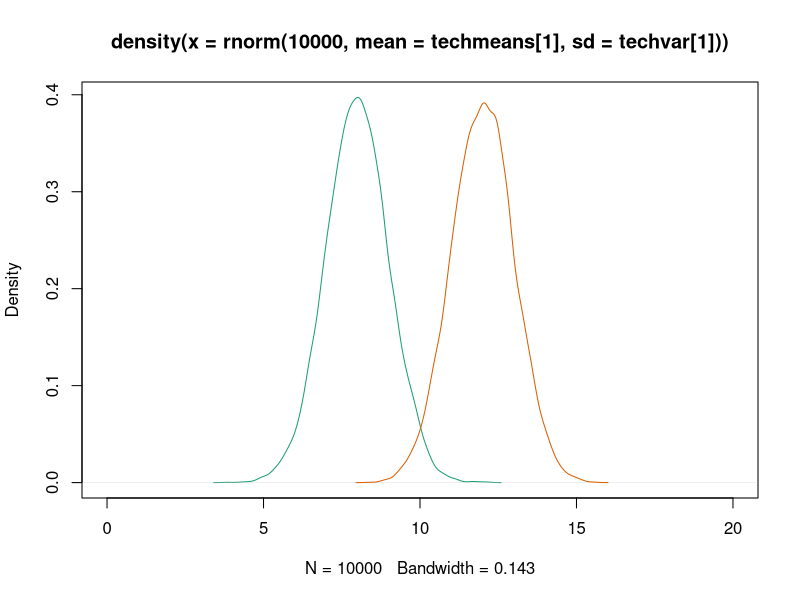
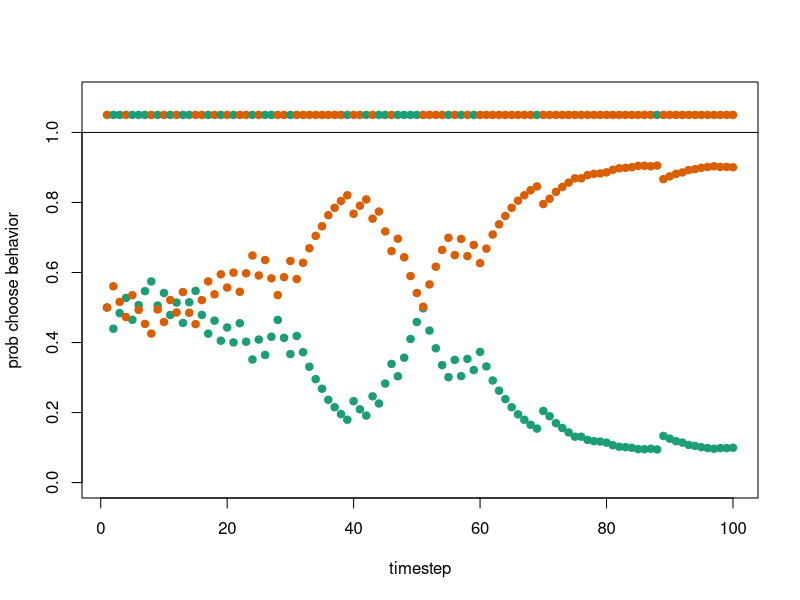
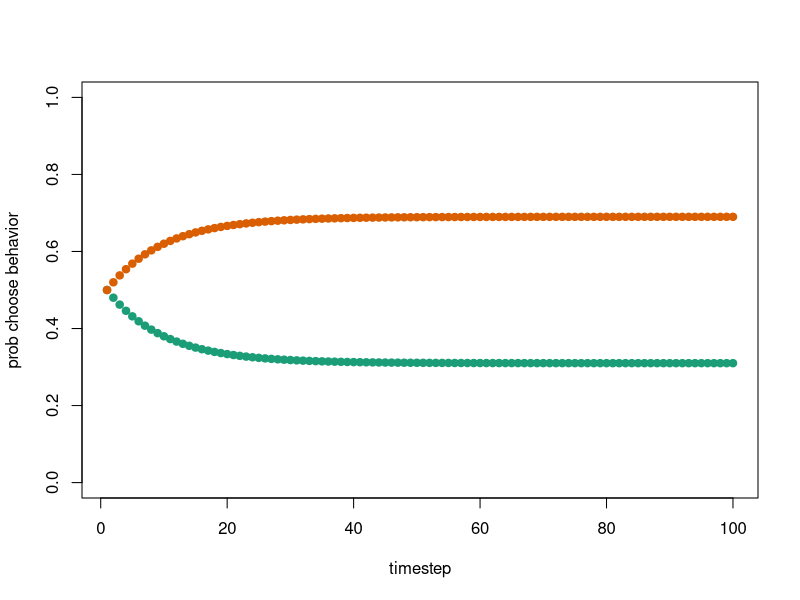
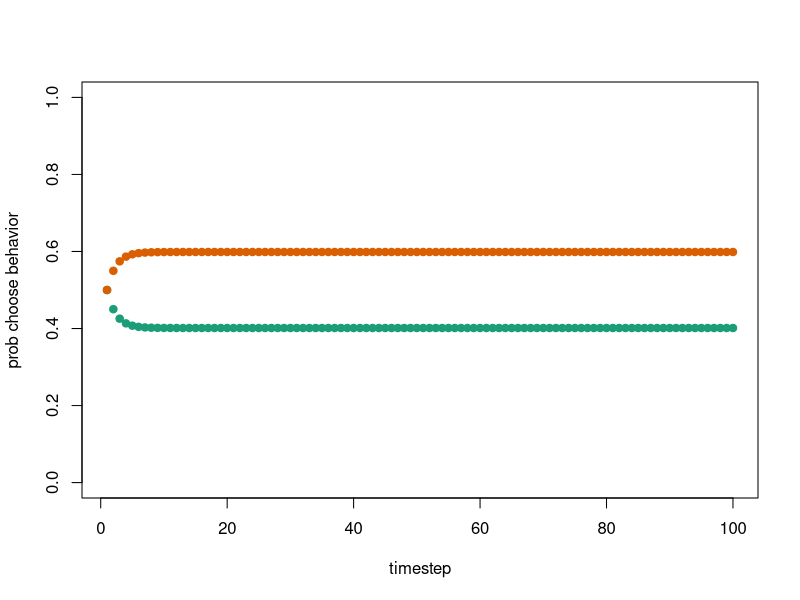
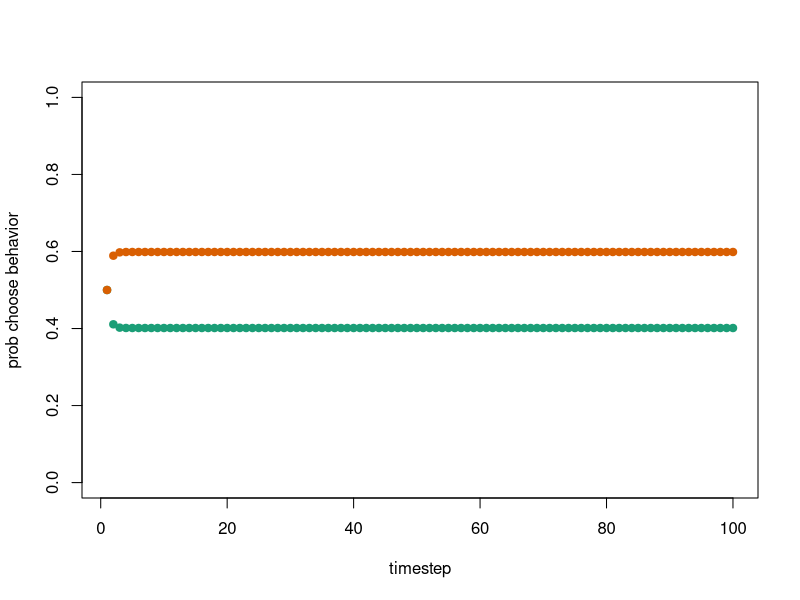
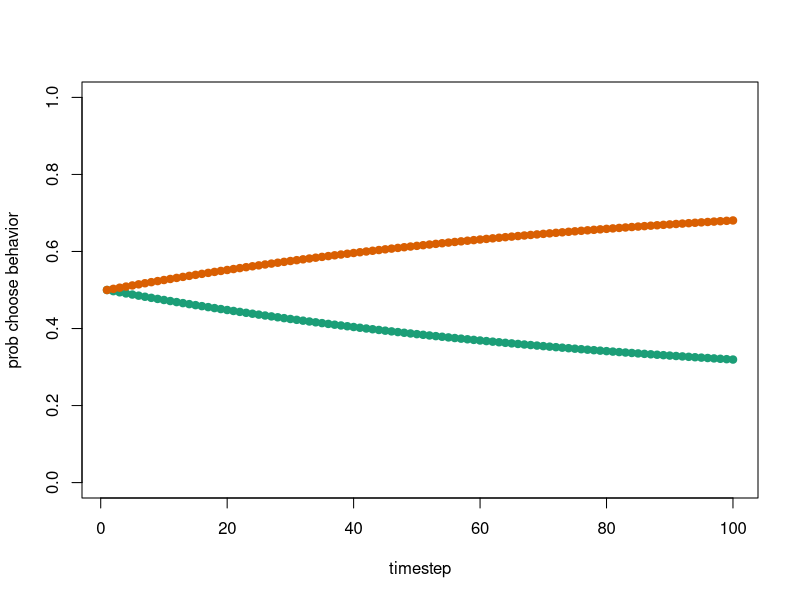
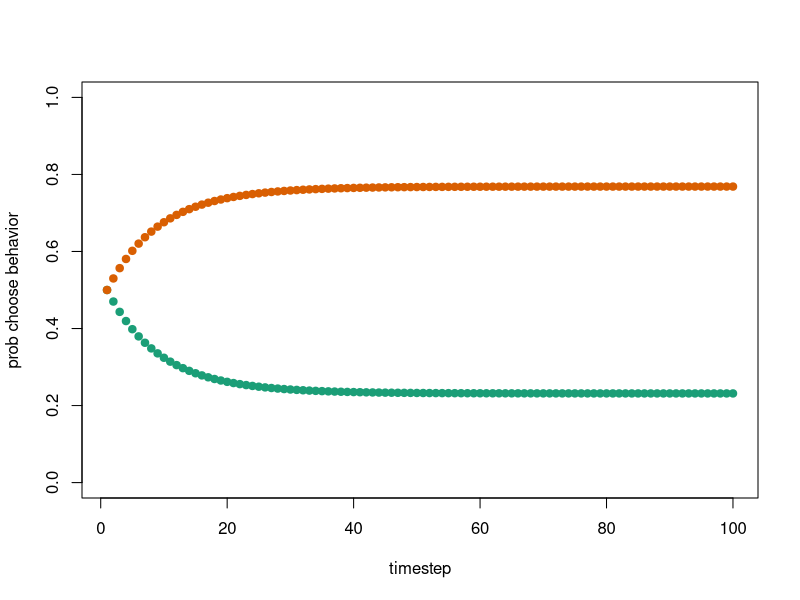
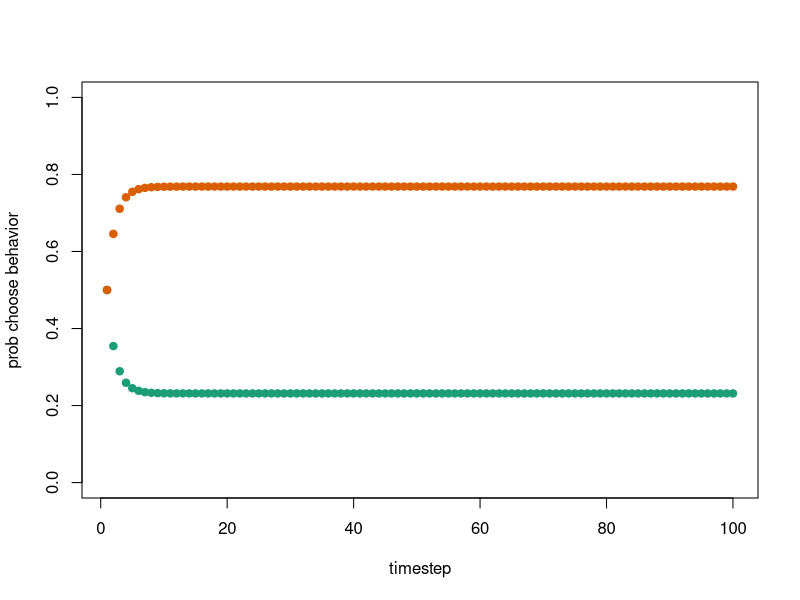

These charts were generated, in order, by the following R code:
###let's do an individual learning sim from first principals using EWA model.
##we can start with a continuous simulation, and add agents and heterogeneity later

######Functions

######create a softmax function to simply code
Softmax <- function(x){
  exp(x)/sum(exp(x))
}

#color palate
col.pal <- c("#1B9E77", "#D95F02")
# green (low payoff) and red (high payoff)

#simulate data set conditions
dsim <- data.frame( timestep=0 , tech=0 , payoff_i1=0 , payoff_i2=0, A1=0 , A2=0 , Pr1=0 , Pr2=0)
timesteps <- 100 # number of timesteps (t), in snail example, every interaction with a snail is a new timestep
phi <- 0.1 # low is more reliance on past memory and high is reliance on recent experience (0-1)
lambda <- 0.2 # sensitivity to differences in attraction, low is insensitive (0 is no attention to differences in attraction score, equal chance to pick each behavior), higher is more sensitive (0-infinity)
techmeans <- c(8,12) # pay offs of behaviors 1 and 2 
techvar <- c(1,1) # variance in pay offs of behavior across time steps
#visualize how hard to learn
plot(density(rnorm( 10000, mean=techmeans[1] , sd=techvar[1] ) ) ,col=col.pal[1] , xlim=c(0,20)) 
lines(density(rnorm( 10000, mean=techmeans[2] , sd=techvar[2] ) ) ,col=col.pal[2]) 

AC <- matrix(0,nrow=timesteps,ncol=2) 	

##simulated data for one discreet individual

for (t in 1:timesteps){
    prtech_i <-  Softmax(lambda*AC[t,]) #calculate probability of performing a behavior at this timestep
    tech <- sample( 1:2 , size=1 , prob=prtech_i) # sample a behavior with prtech_i
    payoff <- rnorm( 1 , mean=techmeans[tech] , sd=techvar[tech] ) #draw a behavior of tech=k with specified mean and SD, realized choice
    obs_payoffs_t <- rep(0,2) #initialize observed payoffs vector
    obs_payoffs_t[tech] <- payoff #populate with each observed payoff
    
    dsim[t,] <- c(  t , tech , obs_payoffs_t[1] , obs_payoffs_t[2] , AC[t,1] , AC[t,2] ,  prtech_i[1] , prtech_i[2] )
    
    # update attractions for next timestep t + 1, don't do on final round
     if(t<timesteps){ 
      for (k in 1:2){
        AC[t+1,k] <- (1-phi)*AC[t,k] + phi*obs_payoffs_t[k]
      }
    }
  }

#below plots sim
plot(dsim$Pr1~dsim$timestep , col=col.pal[1] , pch=19 , xlab="timestep" , ylab="prob choose behavior", ylim=c(0,1.1) ) 
points(dsim$Pr2~dsim$timestep,col=col.pal[2],pch=19 )
points(rep(1.05,timesteps) ~ dsim$timestep,col=col.pal[dsim$tech],pch=19 )
abline(h=1)

####### mean dynamics of model i, no variance, just a numerical solution
dsim2 <- data.frame( timestep=0 , A1=0 , A2=0 , Pr1=0 , Pr2=0)

for (t in 1:timesteps){
  prtech_i <-  Softmax(lambda*AC[t,]) #calculate probability of performing a behavior at this timestep
  obs_payoffs_t <- techmeans #initialize observed payoffs vector

  dsim2[t,] <- c(  t , AC[t,1] , AC[t,2] ,  prtech_i[1] , prtech_i[2] )
  
  # update attractions for next timestep t + 1, don't do on final round
  if(t<timesteps){ 
    for (k in 1:2){
      AC[t+1,k] <- (1-phi)*AC[t,k] + phi*obs_payoffs_t[k]
    }
  }
}

#below plots sims
plot(dsim2$Pr1~dsim2$timestep , col=col.pal[1] , pch=19 , xlab="timestep" , ylab="prob choose behavior", ylim=c(0,1) ) 
points(dsim2$Pr2~dsim2$timestep,col=col.pal[2],pch=19 )


###lets write a simple function to plot dynamics on average

sim_reinf_learn <- function(phi,lambda){
  techmeans <- c(8,12)
  timesteps <- 100
  dsim2 <- data.frame( timestep=0 , A1=0 , A2=0 , Pr1=0 , Pr2=0)
  
  for (t in 1:timesteps){
    prtech_i <-  Softmax(lambda*AC[t,]) #calculate probability of performing a behavior at this timestep
    obs_payoffs_t <- techmeans #initialize observed payoffs vector
    dsim2[t,] <- c(  t , AC[t,1] , AC[t,2] ,  prtech_i[1] , prtech_i[2] )
    # update attractions for next timestep t + 1, don't do on final round
    if(t<timesteps){ 
      for (k in 1:2){
        AC[t+1,k] <- (1-phi)*AC[t,k] + phi*obs_payoffs_t[k]
      }
    }
  }
  #below plots sims
  plot(dsim2$Pr1~dsim2$timestep , col=col.pal[1] , pch=19 , xlab="timestep" , ylab="prob choose behavior", ylim=c(0,1) ) 
  points(dsim2$Pr2~dsim2$timestep,col=col.pal[2],pch=19 )
  
}

##run some functions to explore average dynamics across simulation space
sim_reinf_learn(phi=0.5,lambda=0.1)
sim_reinf_learn(phi=0.9,lambda=0.1)
sim_reinf_learn(phi=0.01,lambda=0.3)
sim_reinf_learn(phi=0.1,lambda=0.3)
sim_reinf_learn(phi=0.5,lambda=0.3)
sim_reinf_learn(phi=0.1,lambda=1)
sim_reinf_learn(phi=0.9,lambda=1)

######### From down here Zoë's experimental space ############
# general set-up (including looping over individuals)

######create a softmax function to simply code
Softmax <- function(x){
  exp(x)/sum(exp(x))
}

#color palate
col.pal <- c("#1B9E77", "#D95F02")
# green (low payoff) and red (high payoff)

# Things that don't vary
individuals <- 20 # number of individuals 
timesteps <- 100 # number of timesteps (t), in snail example, every interaction with a snail is a new timestep

####### Loop over individuals, individuals all the same ######
# other parameters
phi <- 0.1 # low is more reliance on past memory and high is reliance on recent experience (0-1)
lambda <- 0.2 # sensitivity to differences in attraction, low is insensitive (0 is no attention to differences in attraction score, equal chance to pick each behavior), higher is more sensitive (0-infinity)
techmeans <- c(8,12) # pay offs of behaviors 1 and 2 
techvar <- c(1,1) # variance in pay offs of behavior across time steps

##simulated data looping over individuals
AR <- array(0 , dim=c( nrow=timesteps , 2 , individuals ) )
dsim <- data.frame(individual = 0, timestep=0 , tech=0 , payoff_i1=0 , payoff_i2=0, A1=0 , A2=0 , Pr1=0 , Pr2=0)
therow <- 1

# run loop
for (t in 1:timesteps){
  for (i in 1:individuals) {
    prtech_i <-  Softmax(lambda*AR[t,,i]) #calculate probability of performing a behavior at this timestep
    tech <- sample( 1:2 , size=1 , prob=prtech_i) # sample a behavior with prtech_i
    payoff <- rnorm( 1 , mean=techmeans[tech] , sd=techvar[tech] ) #draw a behavior of tech=k with specified mean and SD, realized choice
    obs_payoffs_t <- rep(0,2) #initialize observed payoffs vector
    obs_payoffs_t[tech] <- payoff #populate with each observed payoff
  
    dsim[therow,] <- c(i,  t , tech , obs_payoffs_t[1] , obs_payoffs_t[2] , AR[t,1,i] , AR[t,2,i] ,  prtech_i[1] , prtech_i[2] )
    therow <- therow + 1
    # update attractions for next timestep t + 1, don't do on final round
    if(t<timesteps){ 
      for (k in 1:2){
        AR[t+1,k,i] <- (1-phi)*AR[t,k,i] + phi*obs_payoffs_t[k]
      }
    }
  }
}

#below plots sim
for (i in 1:individuals) {
  plot(dsim$Pr1[dsim$individual == i] ~dsim$timestep[dsim$individual == i] , col=col.pal[1] , pch=19 , xlab="timestep" , ylab="prob choose behavior", ylim=c(0,1.1) ) 
  points(dsim$Pr2[dsim$individual == i]~dsim$timestep[dsim$individual == i],col=col.pal[2],pch=19 )
  points(rep(1.05,timesteps) ~ dsim$timestep[dsim$individual == i],col=col.pal[dsim$tech[dsim$individual == i]],pch=19 )
  abline(h=1)
} 

###### Varying phi per individual ########
# other parameters
# Varying phi
logit <- function(p){
  (log(p/(1-p)))
}

logistic <- function(x){
  (1/(1+exp(-x)))
}

phi.sim <- logit(0.25) #population mean phi based on previous simulations with vervets/capuchins/etc (see payoff bias paper Brendan)
phi.sim_i <- rnorm(individuals, mean = 0, sd = 0.7) # can set standard deviation
phi_id <- round(logistic(phi.sim +phi.sim_i), digits=2)

##simulated data looping over individuals
AR <- array(0 , dim=c( nrow=timesteps , 2 , individuals ) )
dsim <- data.frame(individual = 0, timestep=0 , tech=0 , payoff_i1=0 , payoff_i2=0, A1=0 , A2=0 , Pr1=0 , Pr2=0)
therow <- 1

# run loop
for (t in 1:timesteps){
  for (i in 1:individuals) {
    prtech_i <-  Softmax(lambda*AR[t,,i]) #calculate probability of performing a behavior at this timestep
    tech <- sample( 1:2 , size=1 , prob=prtech_i) # sample a behavior with prtech_i
    payoff <- rnorm( 1 , mean=techmeans[tech] , sd=techvar[tech] ) #draw a behavior of tech=k with specified mean and SD, realized choice
    obs_payoffs_t <- rep(0,2) #initialize observed payoffs vector
    obs_payoffs_t[tech] <- payoff #populate with each observed payoff
    
    dsim[therow,] <- c(i,  t , tech , obs_payoffs_t[1] , obs_payoffs_t[2] , AR[t,1,i] , AR[t,2,i] ,  prtech_i[1] , prtech_i[2])
    therow <- therow + 1
    # update attractions for next timestep t + 1, don't do on final round
    if(t<timesteps){ 
      for (k in 1:2){
        AR[t+1,k,i] <- (1-phi_id[i])*AR[t,k,i] + phi_id[i]*obs_payoffs_t[k]
      }
    }
  }
}

#plotting sims
for (i in 1:individuals) {
  plot(dsim$Pr1[dsim$individual == i] ~dsim$timestep[dsim$individual == i] , col=col.pal[1] , pch=19 , xlab="timestep" , ylab="prob choose behavior", ylim=c(0,1.1) ) 
  points(dsim$Pr2[dsim$individual == i]~dsim$timestep[dsim$individual == i],col=col.pal[2],pch=19 )
  points(rep(1.05,timesteps) ~ dsim$timestep[dsim$individual == i],col=col.pal[dsim$tech[dsim$individual == i]],pch= 19)
  abline(h=1)
  title(main = paste("id =", i, ", lambda =", lambda, ", phi =", round(phi_id[i],2)))
} 

#### Payoffs of behaviors switching halfway through ####
# introducing change in payoff
techmeans_bas <- c(8,12) # pay offs of behaviors 1 and 2 baseline
techmeans_exp <- c(12,8) # pay offs switched (experiment)

##simulated data looping over individuals
AR <- array(0 , dim=c( nrow=timesteps , 2 , individuals ) )
dsim <- data.frame(individual = 0, timestep=0 , tech=0 , payoff_i1=0 , payoff_i2=0, A1=0 , A2=0 , Pr1=0 , Pr2=0)
therow <- 1

for (t in 1:timesteps){
  for (i in 1:individuals) {
    prtech_i <-  Softmax(lambda*AR[t,,i]) #calculate probability of performing a behavior at this timestep
    tech <- sample( 1:2 , size=1 , prob=prtech_i) # sample a behavior with prtech_i
    techmeans <- if(t > timesteps/2) {techmeans_exp} else {techmeans_bas}
    payoff <- rnorm( 1 , mean=techmeans[tech] , sd=techvar[tech] ) #draw a behavior of tech=k with specified mean and SD, realized choice
    obs_payoffs_t <- rep(0,2) #initialize observed payoffs vector
    obs_payoffs_t[tech] <- payoff #populate with each observed payoff
    
    dsim[therow,] <- c(i,  t , tech , obs_payoffs_t[1] , obs_payoffs_t[2] , AR[t,1,i] , AR[t,2,i] ,  prtech_i[1] , prtech_i[2] )
    therow <- therow + 1
    # update attractions for next timestep t + 1, don't do on final round
    if(t<timesteps){ 
      for (k in 1:2){
        AR[t+1,k,i] <- (1-phi_id[i])*AR[t,k,i] + phi_id[i]*obs_payoffs_t[k]
      }
    }
  }
}

##plot sims
for (i in 1:individuals) {
  plot(dsim$Pr1[dsim$individual == i] ~dsim$timestep[dsim$individual == i] , col=col.pal[1] , pch=19 , xlab="timestep" , ylab="prob choose behavior", ylim=c(0,1.1) ) 
  points(dsim$Pr2[dsim$individual == i]~dsim$timestep[dsim$individual == i],col=col.pal[2],pch=19 )
  points(rep(1.05,timesteps) ~ dsim$timestep[dsim$individual == i],col=col.pal[dsim$tech[dsim$individual == i]],pch= 19)
  abline(h=1)
  abline(v = timesteps/2, lty = 2)
  title(main = paste("id =", i, ", lambda =", lambda, ", phi =", round(phi_id[i],2)))
} 

##### Using efficiency rather than absolute payoffs ####
# use efficiency rather than absolute payoffs (the techmeans from before). Find this more intuitive, so chance of opening snail, when payoff of snail flesh is the same
techprsucceed_bas <- c(0.50, 0.95)
techprsucceed_exp <- c(0.50, 0.01)
lambda = 1 #needs to be high to see variation

##simulated data looping over individuals
AR <- array(0 , dim=c( nrow=timesteps , 2 , individuals ) )
dsim <- data.frame(individual = 0, timestep=0 , tech=0 , payoff_i1=0 , payoff_i2=0, A1=0 , A2=0 , Pr1=0 , Pr2=0, succeed = 0)
therow <- 1

for (t in 1:timesteps){
  for (i in 1:individuals) {
    prtech_i <-  Softmax(lambda*AR[t,,i]) #calculate probability of performing a behavior at this timestep
    tech <- sample( 1:2 , size=1 , prob=prtech_i) # sample a behavior with prtech_i
    succeed <- if (t > timesteps/2) {sample(rbinom(1,1,techprsucceed_exp[tech]))} else {sample(rbinom(1,1,techprsucceed_bas[tech]))} #introduce sample whether it was successful
    payoff <- succeed # right now the payoff is 1 or 0, so succeed yes or no. Can still change this (to also account for time needed to get payoff for ex)
    obs_payoffs_t <- rep(0,2) #initialize observed payoffs vector
    obs_payoffs_t[tech] <- payoff #populate with each observed payoff
    dsim[therow,] <- c(i,  t , tech , obs_payoffs_t[1] , obs_payoffs_t[2] , AR[t,1,i] , AR[t,2,i] ,  prtech_i[1] , prtech_i[2], succeed )
    therow <- therow + 1
    # update attractions for next timestep t + 1, don't do on final round
    if(t<timesteps){ 
      for (k in 1:2){
        AR[t+1,k,i] <- (1-phi_id[i])*AR[t,k,i] + phi_id[i]*obs_payoffs_t[k]
      }
    }
  }
}

##plot sims
# add points showing whether succeeded or not (empty circle is not succeed, filled is succeed)
pch.pal <- c(1,19)

for (i in 1:individuals) {
  plot(dsim$Pr1[dsim$individual == i] ~dsim$timestep[dsim$individual == i] , col=col.pal[1] , pch=19 , xlab="timestep" , ylab="prob choose behavior", ylim=c(0,1.1) ) 
  points(dsim$Pr2[dsim$individual == i]~dsim$timestep[dsim$individual == i],col=col.pal[2],pch=19 )
  points(rep(1.05,timesteps) ~ dsim$timestep[dsim$individual == i],col=col.pal[dsim$tech[dsim$individual == i]],pch= pch.pal[1 + dsim$succeed[dsim$individual == i]])
  abline(h=1)
  abline(v = timesteps/2, lty = 2)
  title(main = paste("id =", i, ", lambda =", lambda, ", phi =", round(phi_id[i],2)))
} 

## To make PDF of output
pdf("freq_sims_zg.pdf", width = 9, height = 11)
par(mfrow=c(5,2)) #sets number of rows and columns per page, could also change margins
par(cex = 0.5)

#plot code here

dev.off()


##### Function to show deterministic simulation (average) #####
AC <- matrix(0,nrow=timesteps,ncol=2) 	

sim_reinf_learn <- function(phi,lambda){
  techprsucceed_bas <- c(0.50, 0.95)
  techprsucceed_exp <- c(0.50, 0.01)
  timesteps <- 100
  dsim2 <- data.frame( timestep=0 , A1=0 , A2=0 , Pr1=0 , Pr2=0)
  
  for (t in 1:timesteps){
    prtech_i <-  Softmax(lambda*AC[t,]) #calculate probability of performing a behavior at this timestep
    obs_payoffs_t <- if (t > timesteps/2) {techprsucceed_exp} else {techprsucceed_bas} #initialize observed payoffs vector
    dsim2[t,] <- c(  t , AC[t,1] , AC[t,2] ,  prtech_i[1] , prtech_i[2] )
    # update attractions for next timestep t + 1, don't do on final round
    if(t<timesteps){ 
      for (k in 1:2){
        AC[t+1,k] <- (1-phi)*AC[t,k] + phi*obs_payoffs_t[k]
      }
    }
  }
  #below plots sims
  plot(dsim2$Pr1~dsim2$timestep , col=col.pal[1] , pch=19 , xlab="timestep" , ylab="prob choose behavior", ylim=c(0,1) ) 
  points(dsim2$Pr2~dsim2$timestep,col=col.pal[2],pch=19 )
  abline(v = timesteps/2, lty = 2)
  title(main = paste("lambda =", lambda, ", phi =", phi))
}

##run some functions to explore average dynamics across simulation space
sim_reinf_learn(phi=0.05,lambda=1)
sim_reinf_learn(phi=0.05,lambda=5)
sim_reinf_learn(phi=0.05,lambda=10)
sim_reinf_learn(phi=0.1,lambda=10)
sim_reinf_learn(phi=0.2,lambda=10)
sim_reinf_learn(phi=0.5,lambda=10)

##### Making the nice plot for presentations of average effect at different phi's and lambdas #######

techprsucceed_bas <- c(0.50, 0.95)
techprsucceed_exp <- c(0.50, 0.01)
timesteps <- 100
phi_v <- c(0.05, 0.1, 0.2, 0.5) #vector with phi values
lambda_v <- c(1,5,10)
#add lambda loop on outside

AR <- array(0 , dim=c( nrow=timesteps , 2 , length(phi_v), length(lambda_v)) ) 
dsim2 <- data.frame( timestep=0 , A1=0 , A2=0 , Pr1=0 , Pr2=0, phi =0, lambda =0)
therow <- 1

for (l in 1:length(lambda_v)) { 
  for (p in 1:length(phi_v)) {
    for (t in 1:timesteps){
      prtech_i <-  Softmax(lambda_v[l]*AR[t,,p,l]) #calculate probability of performing a behavior at this timestep
      obs_payoffs_t <- if (t > timesteps/2) {techprsucceed_exp} else {techprsucceed_bas} #initialize observed payoffs vector
      dsim2[therow,] <- c(  t , AR[t,1,p,l] , AR[t,2,p,l] ,  prtech_i[1] , prtech_i[2], phi_v[p], lambda_v[l])
      therow <- therow + 1
      # update attractions for next timestep t + 1, don't do on final round
      if(t<timesteps){ 
        for (k in 1:2){
          AR[t+1,k,p,l] <- (1-phi_v[p])*AR[t,k,p,l] + phi_v[p]*obs_payoffs_t[k]
        }
      }
    }
  }
}
# make variable for probability of high payoff behavior
for (i in 1:nrow(dsim2)) {
  dsim2$Pr_highpay[i] <- if (dsim2$timestep[i] > timesteps/2) {dsim2$Pr1[i]} else {dsim2$Pr2[i]}
}

# make variable for tool use or non tool use is high payoff. Circle is tool use, triangle is pounding
for (i in 1:nrow(dsim2)) {
  dsim2$point_tu[i] <- if (dsim2$timestep[i] < timesteps/2) {19} else {17}
}

# plot for presentation
library(RColorBrewer)
col.pal.phi <- brewer.pal(4, "Set2") #can give palette from r color brewer or do linetypes or both

# save as pdf
pdf("pres_sims_zg.pdf", width = 9, height = 11)
par(mfrow=c(3,1)) #sets number of rows and columns per page, could also change margins
par( mar=c(4,5,2,2))
par(cex = 0.8)

for (l in 1:length(lambda_v)) {
  plot(dsim2$Pr1~dsim2$timestep , col="white" , pch=19 , xlab="timestep" , ylab="prob choose high payoff behavior", ylim=c(0,1.3) ) 
  abline(v = timesteps/2, lty = 2)
  
  for (p in 1:length(phi_v)) {
    points(dsim2$Pr_highpay[dsim2$lambda == lambda_v[l] & dsim2$phi == phi_v[p]]~dsim2$timestep[dsim2$lambda == lambda_v[l] & dsim2$phi == phi_v[p]],col=col.pal.phi[p],
           pch= dsim2$point_tu[dsim2$lambda == lambda_v[l] & dsim2$phi == phi_v[p]])
}
title(main = paste("lambda =", lambda_v[l]))
legend("top", as.character(phi_v), pch = 19, col = col.pal.phi, title = "phi", horiz=TRUE, bg = "white")
legend("topright", c("Tool use", "Pounding"), pch = c(19,17), col = "black")
}

dev.off()

#### Exploring tool use vs non-tool use groups ####
## tool users 

techprsucceed_bas <- c(0.50, 0.95)
techprsucceed_exp <- c(0.50, 0.01)
timesteps <- 100
phi_v <- c(0.05, 0.1, 0.2, 0.5) #vector with phi values
lambda_v <- c(1,5,10)
#add lambda loop on outside

AR <- array(0 , dim=c( nrow=timesteps , 2 , length(phi_v), length(lambda_v)) )
AR[1,1,,] <- 6.8 # attraction score first behavior (pounding)
AR[1,2,,] <- 9 # attraction score second behavior (tool use) will get translated to probabilities of 0.1 pounding and 0.9 tool use
dsim2 <- data.frame( timestep=0 , A1=0 , A2=0 , Pr1=0 , Pr2=0, phi =0, lambda =0)
therow <- 1

for (l in 1:length(lambda_v)) { 
  for (p in 1:length(phi_v)) {
    for (t in 1:timesteps){
      prtech_i <-  Softmax(lambda_v[l]*AR[t,,p,l]) #calculate probability of performing a behavior at this timestep
      obs_payoffs_t <- if (t > timesteps/2) {techprsucceed_exp} else {techprsucceed_bas} #initialize observed payoffs vector
      dsim2[therow,] <- c(  t , AR[t,1,p,l] , AR[t,2,p,l] ,  prtech_i[1] , prtech_i[2], phi_v[p], lambda_v[l])
      therow <- therow + 1
      # update attractions for next timestep t + 1, don't do on final round
      if(t<timesteps){ 
        for (k in 1:2){
          AR[t+1,k,p,l] <- (1-phi_v[p])*AR[t,k,p,l] + phi_v[p]*obs_payoffs_t[k]
        }
      }
    }
  }
}
# make variable for probability of high payoff behavior
for (i in 1:nrow(dsim2)) {
  dsim2$Pr_highpay[i] <- if (dsim2$timestep[i] > timesteps/2) {dsim2$Pr1[i]} else {dsim2$Pr2[i]}
}

# make variable for tool use or non tool use is high payoff. Circle is tool use, triangle is pounding
for (i in 1:nrow(dsim2)) {
  dsim2$point_tu[i] <- if (dsim2$timestep[i] < timesteps/2) {19} else {17}
}

# plot for presentation
for (l in 1:length(lambda_v)) {
  plot(dsim2$Pr1~dsim2$timestep , col="white" , pch=19 , xlab="timestep" , ylab="prob choose high payoff behavior", ylim=c(0,1.3) ) 
  abline(v = timesteps/2, lty = 2)
  
  for (p in 1:length(phi_v)) {
    points(dsim2$Pr_highpay[dsim2$lambda == lambda_v[l] & dsim2$phi == phi_v[p]]~dsim2$timestep[dsim2$lambda == lambda_v[l] & dsim2$phi == phi_v[p]],col=col.pal.phi[p],
           pch= dsim2$point_tu[dsim2$lambda == lambda_v[l] & dsim2$phi == phi_v[p]])
  }
  title(main = paste("lambda =", lambda_v[l]))
  legend("top", as.character(phi_v), pch = 19, col = col.pal.phi, title = "phi", horiz=TRUE, bg = "white")
  legend("topright", c("Tool use", "Pounding"), pch = c(19,17), col = "black")
}

# looking only at tool use not at behavior with highest payoff
for (l in 1:length(lambda_v)) {
  plot(dsim2$Pr1~dsim2$timestep , col="white" , pch=19 , xlab="timestep" , ylab="prob choose tool use", ylim=c(0,1.3) ) 
  abline(v = timesteps/2, lty = 2)
  
  for (p in 1:length(phi_v)) {
    points(dsim2$Pr2[dsim2$lambda == lambda_v[l] & dsim2$phi == phi_v[p]]~dsim2$timestep[dsim2$lambda == lambda_v[l] & dsim2$phi == phi_v[p]],col=col.pal.phi[p], pch = 19)
  }
  title(main = paste("lambda =", lambda_v[l]))
  legend("top", as.character(phi_v), pch = 19, col = col.pal.phi, title = "phi", horiz=TRUE, bg = "white")
  legend("topright", c("Tool use", "Pounding"), pch = c(19,17), col = "black")
}

## non tool users
techprsucceed_bas <- c(0.50, 0.95)
techprsucceed_exp <- c(0.50, 0.01)
timesteps <- 100
phi_v <- c(0.01, 0.05, 0.1, 0.2) #vector with phi values
lambda_v <- c(1,5,10)

AR <- array(0 , dim=c( nrow=timesteps , 2 , length(phi_v), length(lambda_v)) )
AR[1,1,,] <- 700 # attraction score first behavior (pounding)
AR[1,2,,] <- 0 # attraction score second behavior (tool use) will get translated to probabilities of nearly 1 pounding and about 0 tool use
dsim2 <- data.frame( timestep=0 , A1=0 , A2=0 , Pr1=0 , Pr2=0, phi =0, lambda =0)
therow <- 1

for (l in 1:length(lambda_v)) { 
  for (p in 1:length(phi_v)) {
    for (t in 1:timesteps){
      prtech_i <-  Softmax(lambda_v[l]*AR[t,,p,l]) #calculate probability of performing a behavior at this timestep
      obs_payoffs_t <- if (t > timesteps/2) {techprsucceed_exp} else {techprsucceed_bas} #initialize observed payoffs vector
      dsim2[therow,] <- c(  t , AR[t,1,p,l] , AR[t,2,p,l] ,  prtech_i[1] , prtech_i[2], phi_v[p], lambda_v[l])
      therow <- therow + 1
      # update attractions for next timestep t + 1, don't do on final round
      if(t<timesteps){ 
        for (k in 1:2){
          AR[t+1,k,p,l] <- (1-phi_v[p])*AR[t,k,p,l] + phi_v[p]*obs_payoffs_t[k]
        }
      }
    }
  }
}
# make variable for probability of high payoff behavior
for (i in 1:nrow(dsim2)) {
  dsim2$Pr_highpay[i] <- if (dsim2$timestep[i] > timesteps/2) {dsim2$Pr1[i]} else {dsim2$Pr2[i]}
}

# make variable for tool use or non tool use is high payoff. Circle is tool use, triangle is pounding
for (i in 1:nrow(dsim2)) {
  dsim2$point_tu[i] <- if (dsim2$timestep[i] < timesteps/2) {19} else {17}
}

# plot
for (l in 1:length(lambda_v)) {
  plot(dsim2$Pr1~dsim2$timestep , col="white" , pch=19 , xlab="timestep" , ylab="prob choose high payoff behavior", ylim=c(0,1.3) ) 
  abline(v = timesteps/2, lty = 2)
  
  for (p in 1:length(phi_v)) {
    points(dsim2$Pr_highpay[dsim2$lambda == lambda_v[l] & dsim2$phi == phi_v[p]]~dsim2$timestep[dsim2$lambda == lambda_v[l] & dsim2$phi == phi_v[p]],col=col.pal.phi[p],
           pch= dsim2$point_tu[dsim2$lambda == lambda_v[l] & dsim2$phi == phi_v[p]])
  }
  title(main = paste("lambda =", lambda_v[l]))
  legend("top", as.character(phi_v), pch = 19, col = col.pal.phi, title = "phi", horiz=TRUE, bg = "white")
  legend("topright", c("Tool use", "Pounding"), pch = c(19,17), col = "black")
}

for (l in 1:length(lambda_v)) {
  plot(dsim2$Pr1~dsim2$timestep , col="white" , pch=19 , xlab="timestep" , ylab="prob choose high payoff behavior", ylim=c(0,1.3) ) 
  abline(v = timesteps/2, lty = 2)
  
  for (p in 1:length(phi_v)) {
    points(dsim2$Pr1[dsim2$lambda == lambda_v[l] & dsim2$phi == phi_v[p]]~dsim2$timestep[dsim2$lambda == lambda_v[l] & dsim2$phi == phi_v[p]],col=col.pal.phi[p],
           pch = 17)
  }
  title(main = paste("lambda =", lambda_v[l]))
  legend("top", as.character(phi_v), pch = 19, col = col.pal.phi, title = "phi", horiz=TRUE, bg = "white")
  legend("topright", c("Tool use", "Pounding"), pch = c(19,17), col = "black")
}

#### do this above stochastically for both tool use and non-tool use ### 
